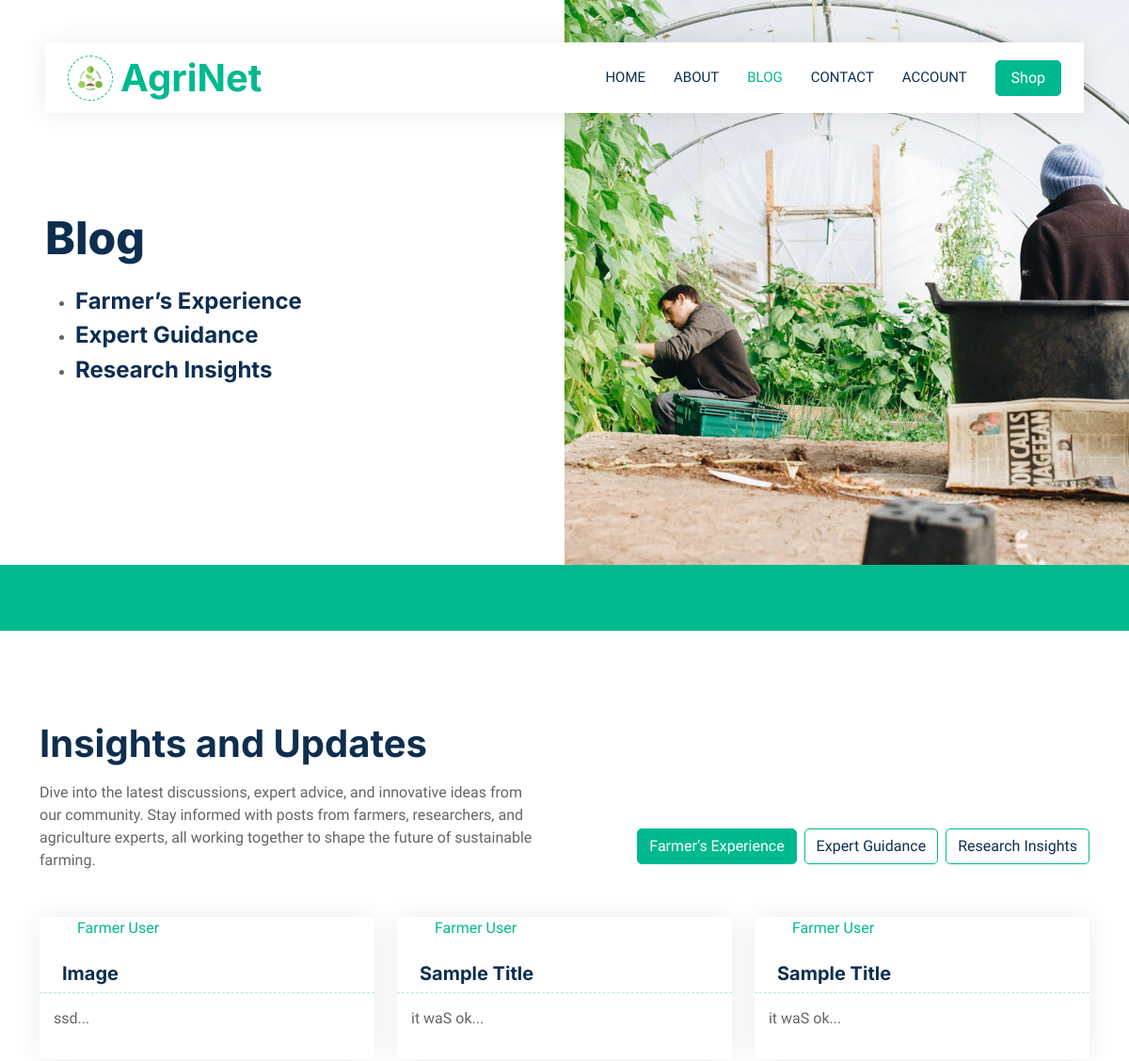
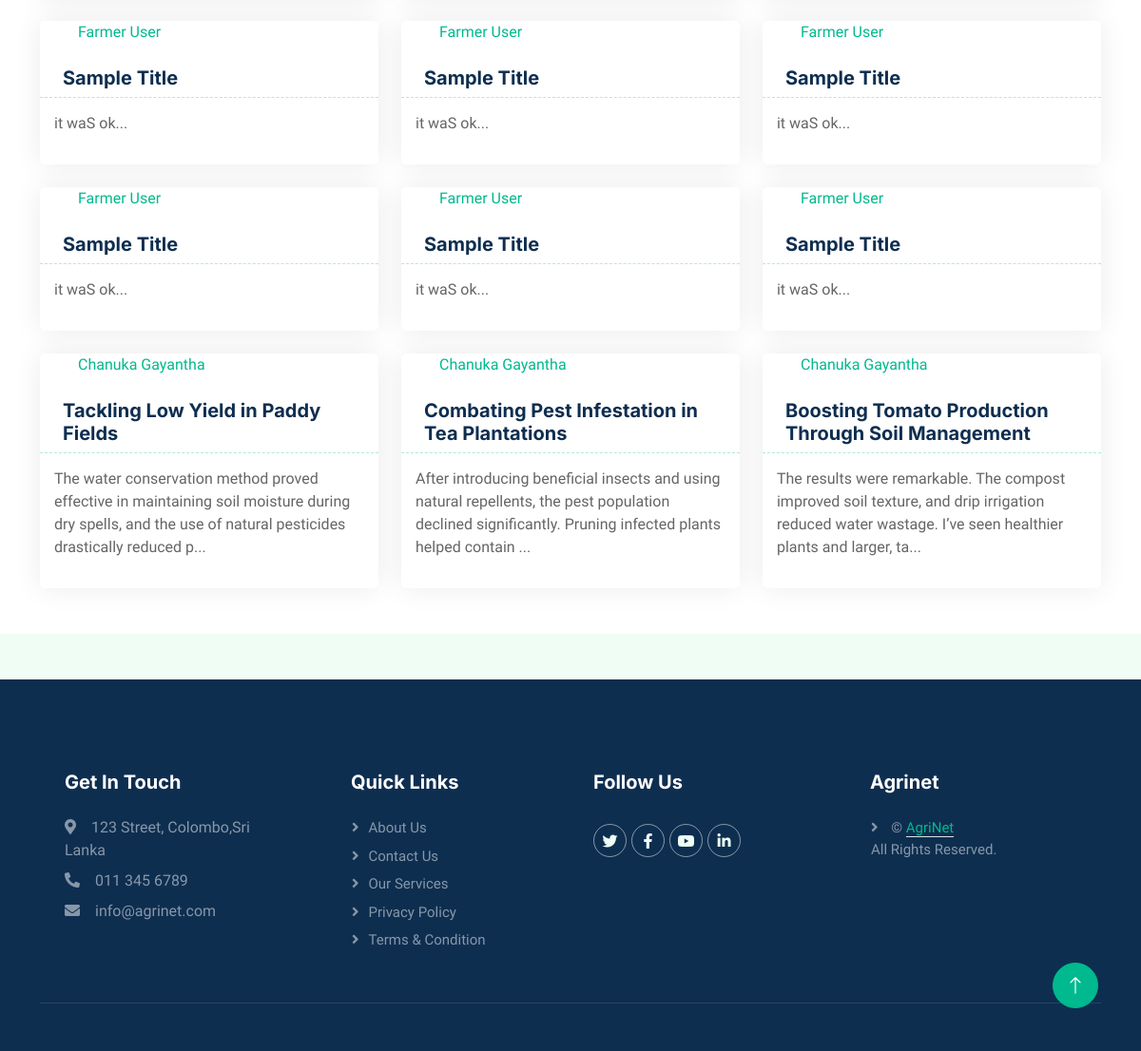
Screenshot of /blog.php with the database file from the repository (2 pictures, top to bottom).
### tables this page shows
CREATE TABLE `farmer_posts` (
  `id` int(11) NOT NULL,
  `user_id` int(11) DEFAULT NULL,
  `title` varchar(255) NOT NULL,
  `crop_type` varchar(255) DEFAULT NULL,
  `farm_size` decimal(10,2) DEFAULT NULL,
  `farm_location` varchar(255) DEFAULT NULL,
  `weather_conditions` varchar(255) DEFAULT NULL,
  `problem_description` text DEFAULT NULL,
  `solution_description` text DEFAULT NULL,
  `experience_description` text DEFAULT NULL,
  `created_at` timestamp NOT NULL DEFAULT current_timestamp(),
  `imgpath` varchar(255) DEFAULT NULL
);

CREATE TABLE `farmers` (
  `id` int(11) NOT NULL,
  `user_id` int(11) DEFAULT NULL,
  `full_name` varchar(255) DEFAULT NULL,
  `farm_name` varchar(255) DEFAULT NULL,
  `farm_location` varchar(255) DEFAULT NULL,
  `crops_grown` text DEFAULT NULL
);

### blog.php (the view, shortened to what this page needs)
<?php
    require 'db_connection.php';
    $farmer_posts = "SELECT farmer_posts.*, farmers.full_name
                    FROM farmer_posts
                    INNER JOIN farmers ON farmer_posts.user_id = farmers.user_id
                    ORDER BY farmer_posts.created_at DESC";
    $farmer_result = mysqli_query($conn, $farmer_posts);
?>
<!DOCTYPE html>
<html lang="en">
<head>
    <link href="https://cdnjs.cloudflare.com/ajax/libs/font-awesome/5.10.0/css/all.min.css" rel="stylesheet">
    <link href="https://cdn.jsdelivr.net/npm/bootstrap-icons@1.4.1/font/bootstrap-icons.css" rel="stylesheet">
    <link href="lib/animate/animate.min.css" rel="stylesheet">
    <link href="lib/owlcarousel/assets/owl.carousel.min.css" rel="stylesheet">
    <link href="css/bootstrap.min.css" rel="stylesheet">
    <link href="css/style.css" rel="stylesheet">
</head>
<body>
    <div class="container-xxl bg-white p-0">
        <div class="container-fluid nav-bar bg-transparent">
            <nav class="navbar navbar-expand-lg bg-white navbar-light py-0 px-4">
                <a href="index.php" class="navbar-brand d-flex align-items-center text-center">
                    <div class="icon p-2 me-2">
                        <img class="img-fluid" src="img/agrinet.png" alt="Icon" style="width: 30px; height: 30px;">
                    </div>
                    <h1 class="m-0 text-primary">AgriNet</h1>
                </a>
                <div class="collapse navbar-collapse" id="navbarCollapse">
                    <div class="navbar-nav ms-auto">
                        <a href="index.php" class="nav-item nav-link">Home</a>
                        <a href="index.php#about" class="nav-item nav-link">About</a>
                        <a href="blog.php" class="nav-item nav-link active">Blog</a>
                        <a href="contact.html" class="nav-item nav-link">Contact</a>
                        <a href="account.php" class="nav-item nav-link">Account</a>
                    </div>
                    <div>
                        <a href="shop.php">
                            <a href="shop.php" class="btn btn-primary px-3 d-none d-lg-flex">Shop</a>
                        </a>
                    </div>
                </div>
            </nav>
        </div>
        <div class="container-fluid header bg-white p-0">
            <div class="row g-0 align-items-center flex-column-reverse flex-md-row">
                <div class="col-md-6 p-5 mt-lg-5">
                    <h1 class="display-5 animated fadeIn mb-4">Blog</h1>
                    <ul>
                        <li>
                            <h4 class="animated fadeIn">Farmer’s Experience</h4>
                        </li>
                        <li>
                            <h4 class="animated fadeIn">Expert Guidance</h4>
                        </li>
                        <li>
                            <h4 class="animated fadeIn">Research Insights</h4>
                        </li>
                    </ul>
                </div>
                <div class="col-md-6 animated fadeIn">
                    <img class="img-fluid" src="img/carousel-2.png" alt="">
                </div>
            </div>
        </div>
        <div class="container-fluid bg-primary mb-5 wow fadeIn" data-wow-delay="0.1s" style="padding: 35px;">
        </div>
        <div class="container-xxl py-5">
            <div class="container">
                <div class="row g-0 gx-5 align-items-end">
                    <div class="col-lg-6">
                        <div class="text-start mx-auto mb-5 wow slideInLeft" data-wow-delay="0.1s">
                            <h1 class="mb-3">Insights and Updates</h1>
                            <p>Dive into the latest discussions, expert advice, and innovative ideas from our community.
                                Stay informed with posts from farmers, researchers, and agriculture experts, all working
                                together to shape the future of sustainable farming.</p>
                        </div>
                    </div>
                    <div class="col-lg-6 text-start text-lg-end wow slideInRight" data-wow-delay="0.1s">
                        <ul class="nav nav-pills d-inline-flex justify-content-end mb-5">
                            <li class="nav-item me-2">
                                <a class="btn btn-outline-primary active" data-bs-toggle="pill" href="#tab-1">Farmer’s
                                    Experience</a>
                            </li>
                            <li class="nav-item me-2 pb-2">
                                <a class="btn btn-outline-primary" data-bs-toggle="pill" href="#tab-2">Expert
                                    Guidance</a>
                            </li>
                            <li class="nav-item me-0">
                                <a class="btn btn-outline-primary" data-bs-toggle="pill" href="#tab-3">Research
                                    Insights</a>
                            </li>
                        </ul>
                    </div>
                </div>
                <div class="tab-content">
                    <div id="tab-1" class="tab-pane fade show p-0 active">
                        <div class="row g-4">
                            <?php
                                if (mysqli_num_rows($farmer_result) > 0) {
                                    while ($row = mysqli_fetch_assoc($farmer_result)) {
                                        echo '
                                        <div class="col-lg-4 col-md-6 wow fadeInUp" data-wow-delay="0.1s">
                                            <div class="property-item rounded overflow-hidden">
                                                <div class="position-relative overflow-hidden">
                                                    <a href="farmer_post.php?id=' . $row["id"] . '">
                                                        <img class="img-fluid" src="' . (!empty($row["imgpath"]) ? $row["imgpath"] : 'img/property-1.png') . '" alt="">
                                                    </a>
                                                    <div class="bg-primary rounded text-white position-absolute start-0 top-0 m-4 py-1 px-3">Experience</div>
                                                    <div class="bg-white rounded-top text-primary position-absolute start-0 bottom-0 mx-4 pt-1 px-3">
                                                        ' . $row["full_name"] . '
                                                    </div>
                                                </div>
                                                <div class="p-4 pb-0">
                                                    <a class="d-block h5 mb-2" href="farmer_post.php?id=' . $row["id"] . '">' . $row["title"] . '</a>
                                                </div>
                                                <div class="d-flex border-top">
                                                    <p style="padding: 15px;">' . substr($row["experience_description"], 0, 150) . '...</p>
                                                </div>
                                            </div>
                                        </div>
                                    ';
                                    }
                                } else {
                                    echo "<p>No farmer posts found.</p>";
                                }
                                ?>
                        </div>
                    </div>
                </div>
            </div>
        </div>
    </div>
    <div class="container-fluid bg-dark text-white-50 footer pt-5 mt-5 wow fadeIn" data-wow-delay="0.1s">
        <div class="container py-5">
            <div class="row g-5">
                <div class="col-lg-3 col-md-4" style="padding-left: 50px;">
                    <h5 class="text-white mb-4">Get In Touch</h5>
                    <p class="mb-2"><i class="fa fa-map-marker-alt me-3"></i>123 Street, Colombo,Sri Lanka</p>
                    <p class="mb-2"><i class="fa fa-phone-alt me-3"></i>011 345 6789</p>
                    <p class="mb-2"><i class="fa fa-envelope me-3"></i>info@agrinet.com</p>
                </div>
                <div class="col-lg-3 col-md-4" style="padding-left: 60px;">
                    <h5 class="text-white mb-4">Quick Links</h5>
                    <a class="btn btn-link text-white-50" href="index.php#about">About Us</a>
                    <a class="btn btn-link text-white-50" href="contact.html">Contact Us</a>
                    <a class="btn btn-link text-white-50" href="">Our Services</a>
                    <a class="btn btn-link text-white-50" href="">Privacy Policy</a>
                    <a class="btn btn-link text-white-50" href="">Terms & Condition</a>
                </div>
                <div class="col-lg-3 col-md-4">
                    <h5 class="text-white mb-4">Follow Us</h5>
                    <div class="d-flex pt-2">
                        <a class="btn btn-outline-light btn-social" href=""><i class="fab fa-twitter"></i></a>
                        <a class="btn btn-outline-light btn-social" href=""><i class="fab fa-facebook-f"></i></a>
                        <a class="btn btn-outline-light btn-social" href=""><i class="fab fa-youtube"></i></a>
                        <a class="btn btn-outline-light btn-social" href=""><i class="fab fa-linkedin-in"></i></a>
                    </div>
                </div>
                <div class="col-lg-3 col-md-4">
                    <h5 class="text-white mb-4">Agrinet</h5>
                    <p class="btn btn-link text-white-50"> &copy; <a class="border-bottom" href="#">AgriNet</a>
                        <br>All Rights Reserved.
                    </p>
                </div>
            </div>
        </div>
        <div class="container">
            <div class="copyright">
            </div>
        </div>
    </div>
    <a href="#" class="btn btn-lg btn-primary btn-lg-square back-to-top"><i class="bi bi-arrow-up"></i></a>
</body>
</html>

### css/style.css (style rules this page uses)
:root { --primary: #00B98E; --secondary: #FF6922; --light: #EFFDF5; --dark: #0E2E50; }
.back-to-top { position: fixed; display: none; right: 45px; bottom: 45px; z-index: 99; }
.btn { transition: .5s; }
.btn.btn-primary, .btn.btn-secondary { color: #FFFFFF; }
.btn-lg-square { width: 48px; height: 48px; }
.btn-square, .btn-sm-square, .btn-lg-square { padding: 0; display: flex; align-items: center; justify-content: center; font-weight: normal; border-radius: 50px; }
.nav-bar { position: relative; margin-top: 45px; padding: 0 3rem; transition: .5s; z-index: 9999; }
.navbar { box-shadow: 0 0 30px rgba(0, 0, 0, .08); }
.navbar-light .navbar-nav .nav-link { margin-right: 30px; padding: 25px 0; color: #FFFFFF; font-size: 15px; text-transform: uppercase; outline: none; }
.navbar-light .navbar-nav .nav-link:hover, .navbar-light .navbar-nav .nav-link.active { color: var(--primary); }
.navbar-light .navbar-brand { height: 75px; }
.navbar-light .navbar-nav .nav-link { color: var(--dark); font-weight: 500; }
@media (min-width: 992px) { .header { margin-top: -120px; } }
.icon { padding: 15px; display: inline-flex; align-items: center; justify-content: center; background: #FFFFFF !important; border-radius: 50px; border: 1px dashed var(--primary) !important; }
.nav-pills .nav-item .btn { color: var(--dark); }
.nav-pills .nav-item .btn:hover, .nav-pills .nav-item .btn.active { color: #FFFFFF; }
.property-item { box-shadow: 0 0 30px rgba(0, 0, 0, .08); }
.property-item .border-top { border-top: 1px dashed rgba(0, 185, 142, .3) !important; }
.footer .btn.btn-social { margin-right: 5px; width: 35px; height: 35px; display: flex; align-items: center; justify-content: center; color: var(--light); border: 1px solid rgba(255, 255, 255, 0.5); border-radius: 35px; transition: .3s; }
.footer .btn.btn-link { display: block; margin-bottom: 5px; padding: 0; text-align: left; font-size: 15px; font-weight: normal; text-transform: capitalize; transition: .3s; }
.footer .btn.btn-link::before { position: relative; content: "\f105"; font-family: "Font Awesome 5 Free"; font-weight: 900; margin-right: 10px; }
.footer .copyright { padding: 25px 0; font-size: 15px; border-top: 1px solid rgba(256, 256, 256, .1); }

### rows the page displays
farmer_posts: farmers.full_name "Farmer User", title "Image", experience_description "ssd"
farmer_posts: farmers.full_name "Farmer User", title "Sample Title", experience_description "it waS ok"
farmer_posts: farmers.full_name "Farmer User", title "Sample Title", experience_description "it waS ok"
farmer_posts: farmers.full_name "Farmer User", title "Sample Title", experience_description "it waS ok"
farmer_posts: farmers.full_name "Farmer User", title "Sample Title", experience_description "it waS ok"
farmer_posts: farmers.full_name "Farmer User", title "Sample Title", experience_description "it waS ok"
farmer_posts: farmers.full_name "Farmer User", title "Sample Title", experience_description "it waS ok"
farmer_posts: farmers.full_name "Farmer User", title "Sample Title", experience_description "it waS ok"
farmer_posts: farmers.full_name "Farmer User", title "Sample Title", experience_description "it waS ok"
farmer_posts: farmers.full_name "Chanuka Gayantha", title "Tackling Low Yield in Paddy Fields", experience_description "The water conservation method proved effective in maintaining soil moisture during dry spells, and the use of natural pesticides drastically reduced p"
farmer_posts: farmers.full_name "Chanuka Gayantha", title "Combating Pest Infestation in Tea Plantations", experience_description "After introducing beneficial insects and using natural repellents, the pest population declined significantly. Pruning infected plants helped contain"
farmer_posts: farmers.full_name "Chanuka Gayantha", title "Boosting Tomato Production Through Soil Management", experience_description "The results were remarkable. The compost improved soil texture, and drip irrigation reduced water wastage. I’ve seen healthier plants and larger, ta"
